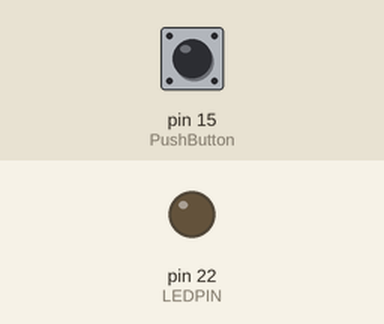
Recording of a sketch running on a simulated Arduino Mega 2560, built with avr-gcc and run on an emulated ATmega2560. Parts: output pins drawn as LEDs (lit = HIGH). The test bench sets the inputs (shaded band); at power-on: pin 15 (PushButton) HIGH. What the sketch prints to the serial monitor is not drawn.

Above: at 1.2 s.
1.3 s: pin 15 (PushButton) pulled LOW for 0.15 s
At 2.1 s:
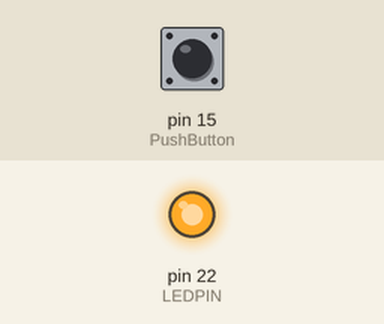
4.4 s: pin 15 (PushButton) pulled LOW for 3.2 s
At 12.1 s:
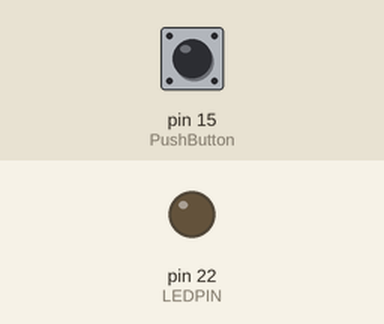
Timing chart, 0 to 13.6 s (numbered marks = the images above; inputs shaded):
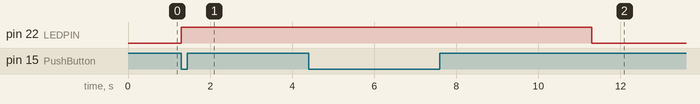

Measured:
- after the input at 1.3 s, pin 22 (LEDPIN): LOW → HIGH at once
- after the input at 4.4 s, pin 22 (LEDPIN): HIGH → LOW after 6.9 s instead of 1.9 s

The sketch:

LED_BUTTON.ino
```cpp
// We assigned a name LED pin to pin number 22
const int LEDPIN = 22;
// this will assign the name PushButton to pin numer 15
const int PushButton =15;
// This Setup function is used to initialize everything
void setup()
{
Serial.begin(115200);
bool status=false;
// This statement will declare pin 22 as digital output
pinMode(LEDPIN, OUTPUT);
// This statement will declare pin 15 as digital input
pinMode(PushButton, INPUT);
}

void loop()

{
// digitalRead function stores the Push button state
// in variable push_button_state
int Push_button_state = digitalRead(PushButton);
// if condition checks if push button is pressed
// if pressed LED will turn on otherwise remain off

if ( Push_button_state == LOW )
{
digitalWrite(LEDPIN, HIGH);
Serial.println("status :");
Serial.println(Push_button_state);
delay(5000);

}
else
{
digitalWrite(LEDPIN, LOW);
Serial.println("status :");
Serial.println(Push_button_state);

}
}
```
